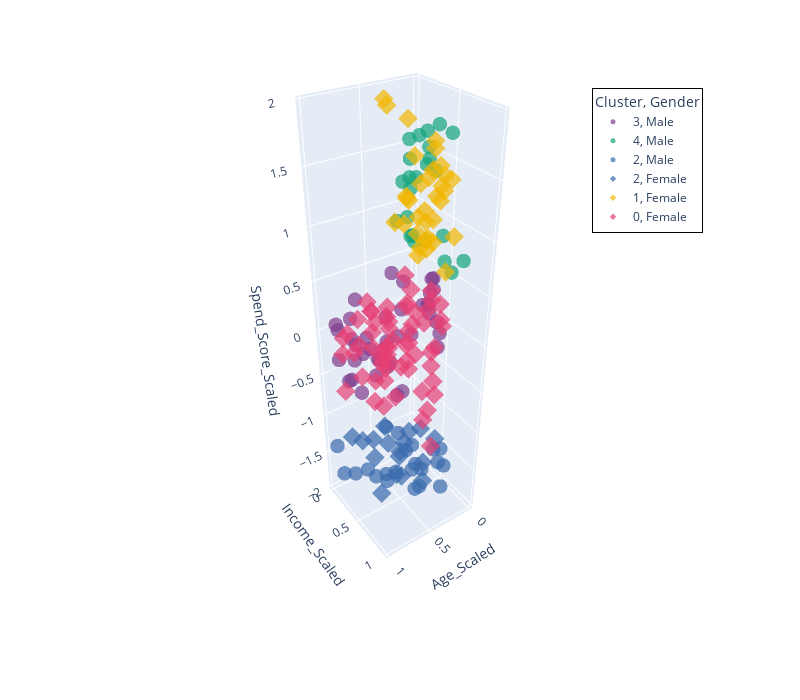

Notebook source saved alongside this figure:
### Markdown cell above
To help understand the clusters, we can visualize them in a dimensional space. While we can't directly visualize more than three dimensions, here, we will use a 3D scatter plot and vary the marker shape by the forth dimension, creating a pseudo 4-D space.

### Code cell
# If 'cluster' is numeric and being treated as continuous, force it to be categorical
abt['Cluster'] = abt['Cluster'].astype(str)

fig = px.scatter_3d(
    abt,
    x='Age_Scaled',
    y='Income_Scaled',
    z='Spend_Score_Scaled',
    color='Cluster',
    symbol='Gender',
    opacity=0.7,  # Slight transparency
    color_discrete_sequence=px.colors.qualitative.Bold  # Use discrete colors
)

# Make markers smaller
fig.update_traces(marker=dict(size=5))

# Increase figure size
fig.update_layout(
    width=800,
    height=700,
    legend=dict(
        x=0.8,  # Move legend to the right
        y=0.95,
        traceorder='normal',
        font=dict(size=12),
        bgcolor='rgba(255,255,255,0.6)',  # Slightly transparent background
        bordercolor='Black',
        borderwidth=1
    )

)

# Show the plot
fig.show()
